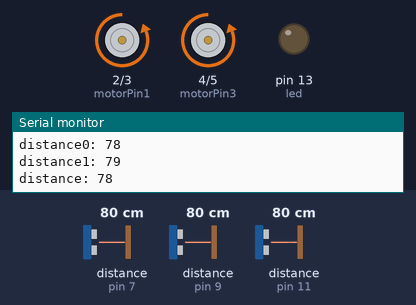
A sketch run on a simulated Arduino Uno, built with avr-gcc and run on an emulated ATmega328P. Shown: motor-driver pin pairs drawn as motors (green arrow = first pin HIGH = forward, orange = second pin HIGH = backward, longer = more drive), output pins drawn as LEDs (lit = HIGH), the last lines printed to the serial monitor. Wiring (inferred from the names in the program): 3 × ultrasonic range finder: trigger pin 6, echo pin 7 / trigger pin 8, echo pin 9 / trigger pin 10, echo pin 11. The test bench sets the inputs (shaded band); at power-on: distance to the obstacle (sensors on pin 7, pin 9, pin 11) 80 cm. The echo pulse lasts 58.3 µs per cm; pins used as bus, display or sensor lines are not drawn.

Above: at 1.2 s.
1.3 s: distance to the obstacle (sensor on pin 7) set to 34 cm
4.3 s: distance to the obstacle (sensor on pin 7) set to 29 cm
At 5.1 s:
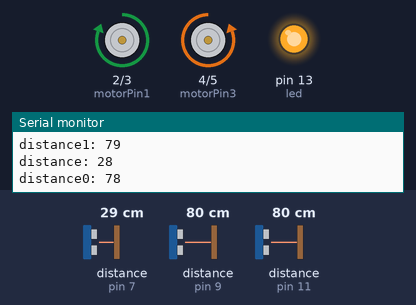
5.8 s: distance to the obstacle (sensor on pin 9) set to 2 cm
8.8 s: distance to the obstacle (sensor on pin 7) set to 35 cm
At 9.9 s:
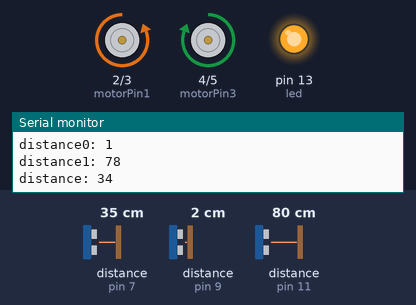
10.3 s: distance to the obstacle (sensor on pin 7) set to 18 cm
At 11.4 s:
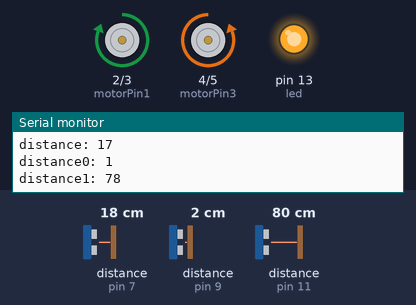
11.8 s: distance to the obstacle (sensor on pin 11) set to 2 cm
Timing chart, 0 to 14.8 s (numbered marks = the images above; inputs shaded):
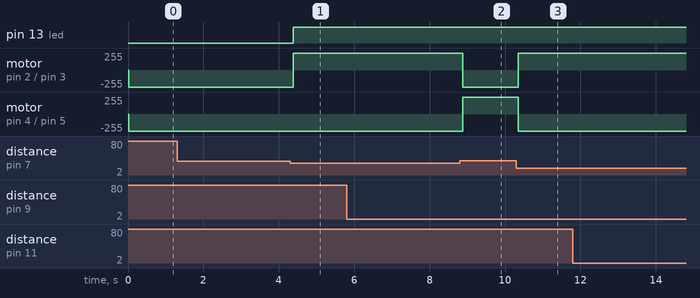

The sketch:

motor_piyush.ino
```cpp
#include <LiquidCrystal.h>
//0 left
//l right
//L293D
//Motor A
const int motorPin1  = 2;  // Pin 14 of L293
const int motorPin2  = 3;  // Pin 10 of L293
//Motor B
const int motorPin3  = 4; // Pin  7 of L293
const int motorPin4  = 5;  // Pin  2 of L293
//ultrasonic sensor
const int trigPin = 6;
const int echoPin = 7;
const int trigPin0 = 8;
const int echoPin0 = 9;
const int trigPin1 = 10;
const int echoPin1 = 11;
long duration;
long duration0;
long duration1;
int distance;
int distance0;
int distance1;
int led = 13;
//int p = 8;
//int po = 12;
//const int rs = 12, en = 11, d4 = 5, d5 = 4, d6 = 3, d7 = 2;
//LiquidCrystal lcd(rs, en, d4, d5, d6, d7);

void setup(){

    //MOTOR
    pinMode(motorPin1, OUTPUT);
    pinMode(motorPin2, OUTPUT);
    pinMode(motorPin3, OUTPUT);
    pinMode(motorPin4, OUTPUT);
    //ULTRASONIC SENSOR
    pinMode(trigPin, OUTPUT); // Sets the trigPin as an Output
    pinMode(echoPin, INPUT); // Sets the echoPin as an Input
    pinMode(trigPin0, OUTPUT); // Sets the trigPin as an Output
    pinMode(echoPin0, INPUT); // Sets the echoPin as an Input
    pinMode(trigPin1, OUTPUT); // Sets the trigPin as an Output
    pinMode(echoPin1, INPUT); // Sets the echoPin as an Input
    Serial.begin(9600); // Starts the serial communication
    //LED
    pinMode(led, OUTPUT);
//    pinMode(p, OUTPUT);
//     lcd.begin(16, 2);

//  lcd.print("stop!");
}
void loop(){
//    digitalWrite(p, HIGH);
//    digitalWrite(po, HIGH);

    /*/MOTORS

    digitalWrite(motorPin1, LOW);
    digitalWrite(motorPin2, HIGH);
    digitalWrite(motorPin3, LOW);
    digitalWrite(motorPin4, HIGH);
    */
    //ULTRASONIC SENSOR

    // Clears the trigPin
    digitalWrite(trigPin, LOW);
    delayMicroseconds(2);
    // Sets the trigPin on HIGH state for 10 micro seconds
    digitalWrite(trigPin, HIGH);
    delayMicroseconds(10);
    digitalWrite(trigPin, LOW);
    // Reads the echoPin, returns the sound wave travel time in microseconds
    duration = pulseIn(echoPin, HIGH);
    // Calculating the distance
    distance= duration*0.034/2;
    // Prints the distance on the Serial Monitor
    Serial.print("distance: ");
    Serial.println(distance);

    //SENSOR 2
     // Clears the trigPin
    digitalWrite(trigPin0, LOW);
    delayMicroseconds(2);
    // Sets the trigPin on HIGH state for 10 micro seconds
    digitalWrite(trigPin0, HIGH);
    delayMicroseconds(10);
    digitalWrite(trigPin0, LOW);
    // Reads the echoPin, returns the sound wave travel time in microseconds
    duration0 = pulseIn(echoPin0, HIGH);
    // Calculating the distance
    distance0= duration0*(0.034/2);
    // Prints the distance on the Serial Monitor
    Serial.print("distance0: ");
    Serial.println(distance0);

    //SENSOR 3
     // Clears the trigPin
    digitalWrite(trigPin1, LOW);
    delayMicroseconds(2);
    // Sets the trigPin on HIGH state for 10 micro seconds
    digitalWrite(trigPin1, HIGH);
    delayMicroseconds(10);
    digitalWrite(trigPin1, LOW);
    // Reads the echoPin, returns the sound wave travel time in microseconds
    duration1 = pulseIn(echoPin1, HIGH);
    // Calculating the distance
    distance1 = duration1*0.034/2;
    // Prints the distance on the Serial Monitor
    Serial.print("distance1: ");
    Serial.println(distance1);
    if(distance<=30)
    {
      digitalWrite(led, HIGH);
      digitalWrite(motorPin1, HIGH);
      digitalWrite(motorPin2, LOW);
      digitalWrite(motorPin3, LOW);
      digitalWrite(motorPin4, HIGH);
//      if(distance0<=30){
//      digitalWrite(motorPin1, LOW);
//      digitalWrite(motorPin2, HIGH);
//      digitalWrite(motorPin3, HIGH);
//      digitalWrite(motorPin4, LOW);
//     // delay(800);
//     if(distance1<=30){
//      digitalWrite(motorPin1, HIGH);
//      digitalWrite(motorPin2, LOW);
//      digitalWrite(motorPin3, HIGH);
//      digitalWrite(motorPin4, LOW);
//      delay(3000);
    }
    else if(distance0<=30){
      digitalWrite(motorPin1, LOW);
      digitalWrite(motorPin2, HIGH);
      digitalWrite(motorPin3, HIGH);
      digitalWrite(motorPin4, LOW);
     // delay(800);
    }
     else if(distance1<=30){
      digitalWrite(motorPin1, HIGH);
      digitalWrite(motorPin2, LOW);
      digitalWrite(motorPin3, HIGH);
      digitalWrite(motorPin4, LOW);
      delay(3000);
      }
    /*else if(distance1<=30){
      digitalWrite(motorPin1, HIGH);
      digitalWrite(motorPin2, LOW);
      digitalWrite(motorPin3, LOW);
      digitalWrite(motorPin4, HIGH);
      //delay(800);
    }*/
   /* else if(distance0&&distance1<=30){
      digitalWrite(motorPin1, HIGH);
      digitalWrite(motorPin2, LOW);
      digitalWrite(motorPin3, HIGH);
      digitalWrite(motorPin4, LOW);
      //delay(800);
    }*/
   // }
    else{
        digitalWrite(led, LOW);
        digitalWrite(motorPin1, LOW);
        digitalWrite(motorPin2, HIGH);
        digitalWrite(motorPin3, LOW);
        digitalWrite(motorPin4, HIGH);

       }
       // for lcd
//       lcd.setCursor(0, 1);
// lcd.print(millis() / 1000);
 }
```

Measured:
- the behaviour switches between 32 and 31 cm on distance to the obstacle (sensor on pin 7) (found by bisection; images 0 and 1)
- after the input at 4.3 s, pin 13 (led): LOW → HIGH after 0.08 s; motor on pin 2 (motorPin1) / pin 3 (motorPin2): backward 255/255 → forward 255/255 after 0.08 s
- after the input at 8.8 s, motor on pin 2 (motorPin1) / pin 3 (motorPin2): forward 255/255 → backward 255/255 after 0.08 s; motor on pin 4 (motorPin3) / pin 5 (motorPin4): backward 255/255 → forward 255/255 after 0.08 s
- after the input at 10.3 s, motor on pin 2 (motorPin1) / pin 3 (motorPin2): backward 255/255 → forward 255/255 after 0.06 s; motor on pin 4 (motorPin3) / pin 5 (motorPin4): forward 255/255 → backward 255/255 after 0.06 s
